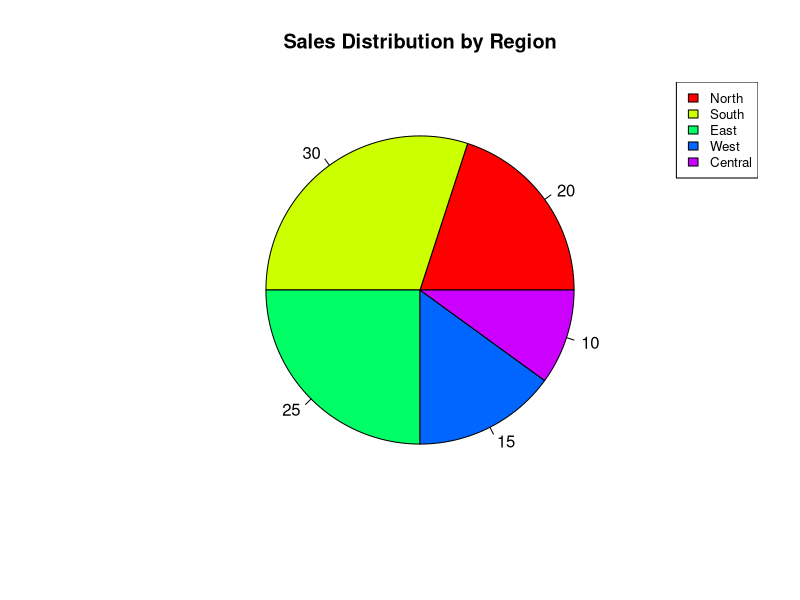

Here is the R script that generated this plot:
# How to make a pie chart in R? -----

# Data: Percentage of Sales from Different Regions
sales <- c(20, 30, 25, 15, 10)

regions <- c("North", "South", "East", "West", "Central")

# Calculate the percentage each region contributes to the total sales
piepercent<- round(100*sales/sum(sales), 1)

# Create the Pie Chart
pie(sales, labels = piepercent, main = "Sales Distribution by Region", 
    col = rainbow(length(sales)))

legend("topright", c("North", "South", "East", "West", "Central"), cex = 0.8,
       fill = rainbow(length(sales)))


